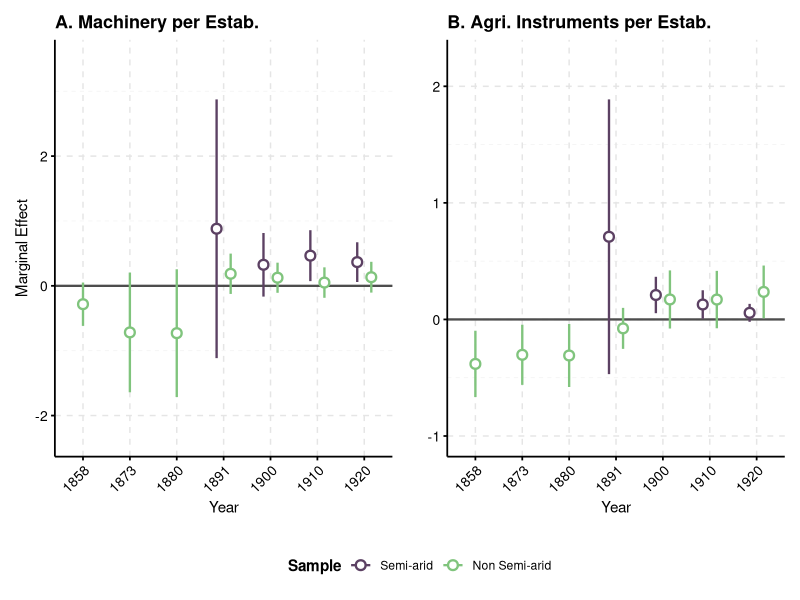
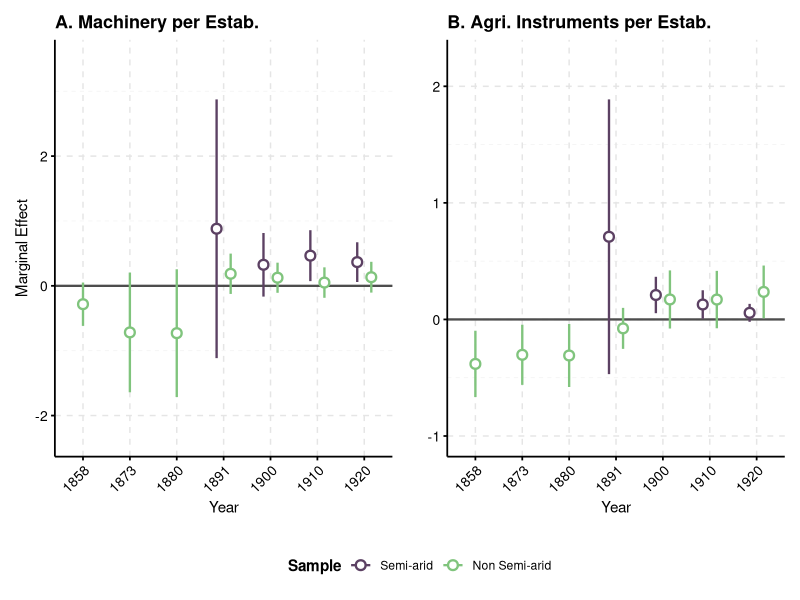

These figures' R source, in order:
# ==============================================================================
# VISUALIZAÇÃO DE RESULTADOS: Efeitos Diretos (Subamostras - Maquinário 1920)
# ==============================================================================

library(tidyverse)
library(patchwork)

if (!exists("data.wd")) {
  data.wd <- "C:/Users/André Elias/Documents/Pesquisa (Ferrovias)"
}
setwd(data.wd)

dir.create("03-resultados/plots", showWarnings = FALSE, recursive = TRUE)

df_resultados <- read_csv("03-resultados/csv/second_stage_1920_semiarido_maquinario.csv", show_col_types = FALSE)

# 2. Manipulação de Dados (Filtragem e Renomeação)
df_plot <- df_resultados |>
  # Manter apenas as duas subamostras de interesse (ignorando o grupo "Geral")
  filter(subamostra %in% c("Semiarido_Dummy1", "Nao_Semiarido_Dummy0")) |> 
  mutate(
    ano_outcome = ano_tratamento,
    
    # Isolar os outcomes de maquinário e instrumentos agrícolas
    tipo_outcome = case_when(
      outcome_var == "pct_commaquinas" ~ "Machinery per Estab.",
      outcome_var == "pct_cominstruagra" ~ "Agri. Instruments per Estab.",
      TRUE ~ "Drop"
    ),
    
    ci_lower = coeficiente - (1.96 * erro_padrao),
    ci_upper = coeficiente + (1.96 * erro_padrao),
    
    # Criar variável em inglês para a legenda
    Sample = case_when(
      subamostra == "Semiarido_Dummy1" ~ "Semi-arid",
      subamostra == "Nao_Semiarido_Dummy0" ~ "Non Semi-arid"
    )
  ) |>
  filter(tipo_outcome != "Drop") |>
  filter(!is.na(ano_outcome))

# Filtrar para décadas para o gráfico ficar limpo
anos_destaque <- c(min(df_plot$ano_outcome), seq(1870, 1920, by = 10), max(df_plot$ano_outcome))
anos_selecionados <- unique(df_plot$ano_outcome)[
  map_int(anos_destaque, ~ which.min(abs(unique(df_plot$ano_outcome) - .x)))
] |> unique() |> sort()

df_plot <- df_plot |> filter(ano_outcome %in% anos_selecionados)

# Estruturando os fatores para garantir a ordem lógica na legenda
df_plot <- df_plot |> mutate(Sample = factor(Sample, levels = c("Semi-arid", "Non Semi-arid")))

# Separar os dados para plotagem independente
df_maq <- df_plot |> filter(tipo_outcome == "Machinery per Estab.")
df_instru <- df_plot |> filter(tipo_outcome == "Agri. Instruments per Estab.")

# 3. Definição de Cores (Replicando o verde e roxo originais)
cores <- c("Semi-arid"     = "#5c4163", # Roxo escuro
           "Non Semi-arid" = "#80c47d") # Verde claro

# 4. Tema Customizado Clássico
tema_customizado <- theme_minimal() +
  theme(
    panel.grid.major = element_line(linetype = "dashed", color = "gray90"),
    panel.grid.minor = element_line(linetype = "dashed", color = "gray95"),
    axis.line = element_line(color = "black", linewidth = 0.6),
    axis.ticks = element_line(color = "black", linewidth = 0.6),
    axis.text = element_text(color = "black", size = 10),
    axis.text.x = element_text(angle = 45, hjust = 1),
    axis.title = element_text(color = "black", size = 11),
    plot.title = element_text(size = 13, face = "bold", hjust = 0),
    legend.title = element_text(face = "bold"),
    legend.background = element_blank(),
    legend.key = element_blank()
  )

pd <- position_dodge(width = 0.6) 

# 5. Construir o Gráfico A (Maquinário)
plot_maq <- ggplot(df_maq, aes(x = as.factor(ano_outcome), y = coeficiente, color = Sample)) +
  geom_hline(yintercept = 0, color = "gray30", linewidth = 0.8) +
  geom_errorbar(aes(ymin = ci_lower, ymax = ci_upper),
                position = pd, width = 0, linewidth = 0.8) +
  geom_point(position = pd, shape = 21, fill = "white", size = 2.5, stroke = 1.2) +
  scale_color_manual(values = cores) +
  scale_y_continuous(expand = expansion(mult = c(0.2, 0.2))) +
  labs(title = "A. Machinery per Estab.", x = "Year", y = "Marginal Effect") +
  tema_customizado

# 6. Construir o Gráfico B (Instrumentos Agrícolas)
plot_instru <- ggplot(df_instru, aes(x = as.factor(ano_outcome), y = coeficiente, color = Sample)) +
  geom_hline(yintercept = 0, color = "gray30", linewidth = 0.8) +
  geom_errorbar(aes(ymin = ci_lower, ymax = ci_upper),
                position = pd, width = 0, linewidth = 0.8) +
  geom_point(position = pd, shape = 21, fill = "white", size = 2.5, stroke = 1.2) +
  scale_color_manual(values = cores) +
  scale_y_continuous(expand = expansion(mult = c(0.2, 0.2))) +
  labs(title = "B. Agri. Instruments per Estab.", x = "Year", y = "") +
  tema_customizado

# 7. Combinar os gráficos e coletar a legenda (Rodapé unificado)
grafico_final <- (plot_maq + plot_instru) + 
  plot_layout(guides = "collect") & 
  theme(
    legend.position = "bottom",
    legend.direction = "horizontal",
    legend.box.margin = margin(t = 10) 
  )

# Exibir o resultado
print(grafico_final)

# 8. Exportar
ggsave(
  filename = "03-resultados/plots/direct_effects_maquinario_subsamples_1920.png",
  plot = grafico_final,
  width = 12, 
  height = 5.5, 
  dpi = 300,
  bg = "white"
)

cat("Gráfico exportado: 03-resultados/plots/direct_effects_maquinario_subsamples_1920.png\n")
